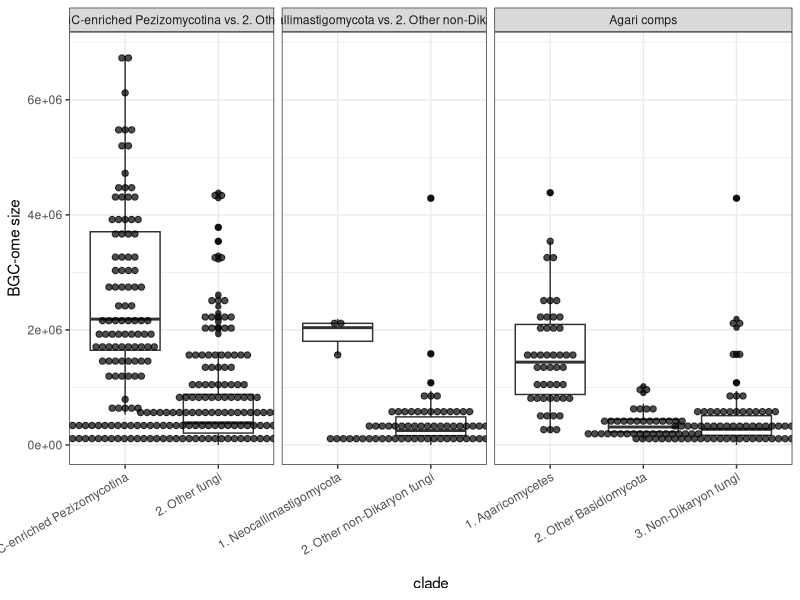

Recreate this plot in R.
library(ggplot2)

dat <- read.table('Plotting_Input.txt', header=T, sep='\t')
# clade_comparison        clade   genome  bgcome_size

pdf("ExtDataFig_7.pdf", height=5, width=20)
ggplot(dat, aes(x=clade, y=bgcome_size)) + geom_boxplot() + geom_dotplot(binaxis='y', stackdir='center', dotsize=0.5, alpha=0.7) + theme_bw() + facet_grid(.~clade_comparison, space='free', scales='free') + theme(axis.text.x = element_text(angle = 30, vjust = 1, hjust=1)) + ylab("BGC-ome size")
dev.off()

